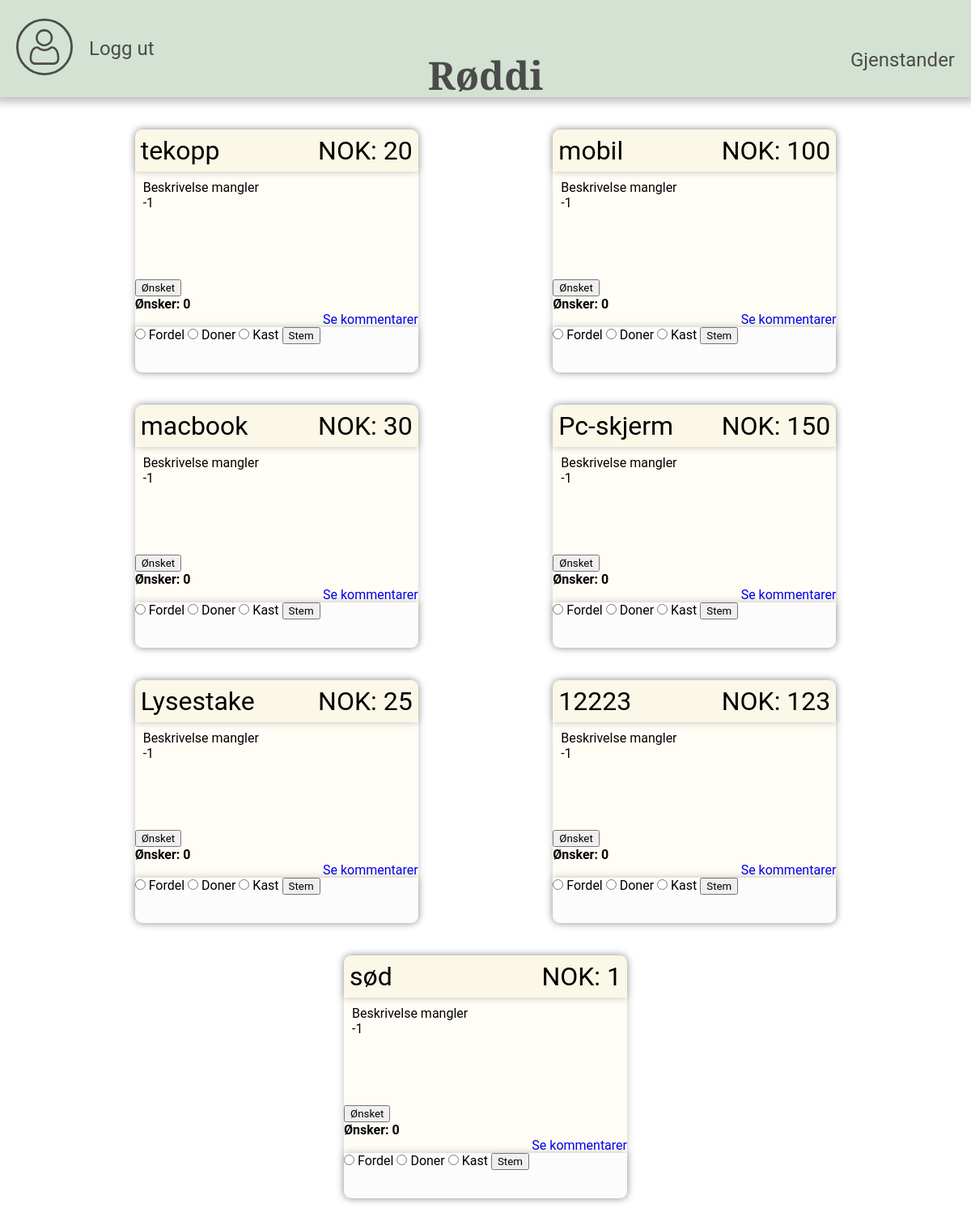
Screenshot of /items/ (signed in) with the database file from the repository.
### dodsbo/models.py (models this page shows, shortened)
class Item(models.Model):
    name = models.CharField(max_length=100)
    value = models.IntegerField()
    estateID = models.ForeignKey(Estate, on_delete=models.CASCADE)
    description = models.TextField(default="Beskrivelse mangler")
    Favorite = models.ManyToManyField(User, default=None, blank=True, related_name='Ønsket')

### users/views.py (the view)
# urls.py: path('items/', include('users.urls', namespace='items')),
@login_required
def items(request):
    context = {
        'assets': load_items(request)
    }
    return render(request, 'users/items.html', context)

### users/views.py (called while the page is built)
def load_items(request):
    current_user = request.user
    item_list = list(Item.objects.all())
    estates = []
    for par in Participate.objects.all():
        if par.username == current_user:
            estates.append(par.estateID)
    user_items = []
    for item in item_list:
        if item.estateID in estates:
            choice, wish = checkWish(current_user, item)
            item.check = choice
            user_items.append(item)
    return user_items

def checkWish(user, item):
    wishes = list(Wish.objects.all())
    choiceInt = -1
    wishID = -1
    for wish in wishes:
        if wish.username.username == user.username and wish.itemID == item:
            choiceInt = wish.choice
            wishID = wish.id
    return choiceInt, wishID

### users/templates/users/items.html (shortened to what this page needs)
{% extends "dodsbo/base.html" %}
{% load crispy_forms_tags %}
{% block content %}
<div class="asset-grid">
    {% for asset in assets %}
    <div class="asset">
        <div class="asset-header">
            <h3 class="asset-header-title">{{ asset.name }}</h3>
            <h3 class="asset-header-value">NOK: {{ asset.value }}</h3>
        </div>
        <div class="asset-description">
            <p>{{ asset.description }}</p>
            <p>{{ asset.check }}</p>
        </div>
        <div>
            <form action="{% url 'items:favorite-list' %}" method='POST'>
                {% if user not in asset.Favorite.all %}
                    <button class="ui button positive" type="submit">Ønsket</button>
                {% else%}
                    <button class="ui button negative" type="submit">Angre</button>
                {% endif %}
                </form>
                <strong>Ønsker: {{ asset.Favorite.all.count }} </strong>
        </div>
        <div class="comment-section" style="text-align:right;">
            <a href="{% url 'comments' asset.pk %}">Se kommentarer</a>
        </div>
        <div class="asset-vote-panel">
            <form method="POST" action="{% url 'vote' %}" value={{asset.id}}>
                <input type="radio" class="radio" name="btn" value="0"
                >
                <label for="0">Fordel</label>
                <input type="radio" class="radio" name="btn" value="1"
                >
                <label for="1">Doner</label>
                <input type="radio" class="radio" name="btn" value="2"
                >
                <label for="2">Kast</label>
                <button type="submit" value="{{ asset.id }}" action="{% url 'vote' %}"> Stem </button>
            </form>
        </div>
    </div>
    {% endfor %}
</div>
{% endblock content %}

### dodsbo/templates/dodsbo/base.html (shortened to what this page needs)
{% load static %}
<!DOCTYPE html>
<html lang="en">
<head>
    <link rel="stylesheet" type="text/css" href="{% static 'dodsbo/main.css' %}">
</head>
<body>
    <header class="header">
        {% if user.is_authenticated %}
        <div class="header-user-nav">
            <div id="profile-container">
                <a id="profile-icon" href="{% url 'profile' %}">
                </a>
            </div>
            <a href="{% url 'logout' %}">
                <h2 class="header-nav-text">Logg ut</h2>
            </a>
        </div>
        <a href="/">
            <h1 id=logo>Røddi</h1>
        </a>
        <a href="{% url 'items:items-list' %}">
            <h2 class="header-nav-text header-items">Gjenstander</h2>
        </a>
        {% endif %}
    </header>
    {% block content %} {% endblock %}
</body>
</html>

### dodsbo/static/dodsbo/main.css (style rules this page uses)
* { font-family: Roboto, -apple-system, BlinkMacSystemFont, "Segoe UI", Roboto, Oxygen, Ubuntu, Cantarell, "Open Sans", "Helvetica Neue", sans-serif; margin: 0; box-sizing: border-box; }
body { width: 100vw; height: 100vh; margin: 0; }
a:link { text-decoration: none; }
.header { position: relative; width: 100%; background-color: #d4e2d4; min-height: 120px; max-height: 120px; max-width: 100vw; display: flex; align-items: center; padding: 20px; -webkit-box-shadow: 0px 0px 10px 6px rgba(0, 0, 0, 0.25); box-shadow: 0px 0px 10px 6px rgba(0, 0, 0, 0.25); z-index: 1000; }
.header-user-nav { display: flex; height: 100%; width: 250px; align-items: center; }
.header-items { position: absolute; right: 20px; top: 50%; }
.header-nav-text { display: flex; margin-left: 20px; font-weight: 400; color: #4b4b4b; }
#profile-container { width: 70px; }
#logo { font-family: "Josefin Slab"; font-size: 3em; color: #4b4b4b; position: absolute; left: 50%; transform: translate(-50%, 0); }
.asset-grid { display: flex; justify-content: space-evenly; flex-wrap: wrap; padding: 20px; }
.asset { border-radius: 8px; background-color: #fffdf6; min-height: 300px; min-width: 350px; max-width: 350px; max-height: 300px; margin: 20px; padding: 0; display: flex; flex-direction: column; -webkit-box-shadow: 0px 0px 10px 6px rgba(0, 0, 0, 0.25); box-shadow: 0px 0px 10px 0px rgba(0, 0, 0, 0.25); }
.asset-header { background-color: #fcf8e8; margin: 0; border-radius: 10px 10px 0px 0px; -webkit-box-shadow: 0px 0px 10px 6px rgba(0, 0, 0, 0.25); box-shadow: 0px 0px 10px 0px rgba(0, 0, 0, 0.25); }
.asset-header { background-color: #fcf8e8; margin: 0; border-radius: 10px 10px 0px 0px; -webkit-box-shadow: 0px 0px 10px 6px rgba(0, 0, 0, 0.25); box-shadow: 0px 0px 10px 0px rgba(0, 0, 0, 0.25); padding: 7px; display: flex; justify-content: space-between; flex: 1; }
.asset-header h3 { font-size: 2em; font-weight: 400; }
.asset-description { padding: 10px; flex: 4; overflow-y: auto; }
.asset-vote-panel { flex: 2; width: 100%; border-radius: 0px 0px 10px 10px; height: 30%; display: flex; align-self: flex-end; background-color: #fcfcfc; -webkit-box-shadow: 0px 0px 10px 6px rgba(0, 0, 0, 0.25); box-shadow: 0px 0px 10px 0px rgba(0, 0, 0, 0.25); position: relative; bottom: 0; }

### rows the page displays
Item: name "tekopp", value "20", description "Beskrivelse mangler", check "-1", shows "Ønsket", Favorite.all.count "0"
Item: name "mobil", value "100", description "Beskrivelse mangler", check "-1", shows "Ønsket", Favorite.all.count "0"
Item: name "macbook", value "30", description "Beskrivelse mangler", check "-1", shows "Ønsket", Favorite.all.count "0"
Item: name "Pc-skjerm", value "150", description "Beskrivelse mangler", check "-1", shows "Ønsket", Favorite.all.count "0"
Item: name "Lysestake", value "25", description "Beskrivelse mangler", check "-1", shows "Ønsket", Favorite.all.count "0"
Item: name "12223", value "123", description "Beskrivelse mangler", check "-1", shows "Ønsket", Favorite.all.count "0"
Item: name "sød", value "1", description "Beskrivelse mangler", check "-1", shows "Ønsket", Favorite.all.count "0"
